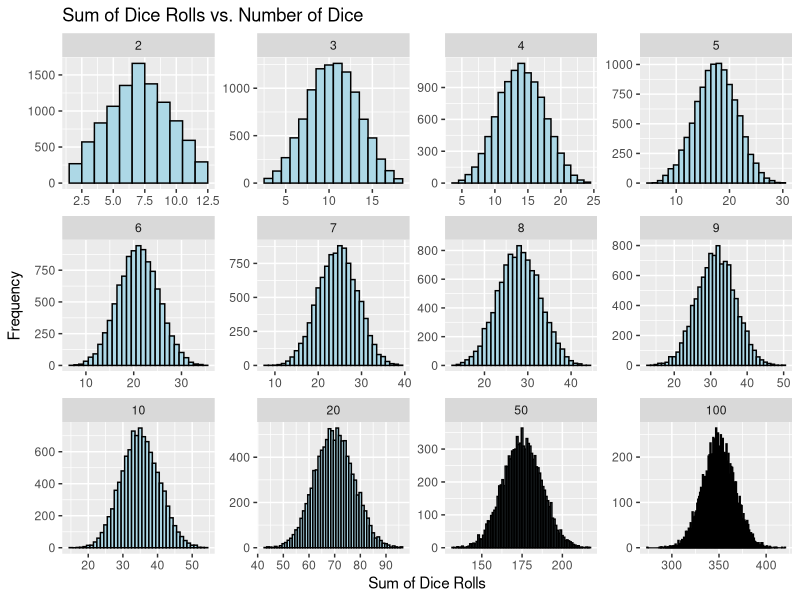

The R script that drew this image:
## ---- chunk 1
# Load the necessary library
library(ggplot2)

# Number of dice rolls and number of dice
n_rolls <- 10000
n_dice <- c(2, 3, 4, 5, 6, 7,8,9, 10, 20, 50, 100)  # You can add more values

# Function to simulate dice rolls and calculate the sum
simulate_dice_rolls <- function(n_rolls, n_dice) {
  results <- replicate(n_rolls, sum(sample(1:6, n_dice, replace = TRUE)))
  return(results)
}

# Simulate dice rolls for various values of n_dice
results_list <- lapply(n_dice, function(n) simulate_dice_rolls(n_rolls, n))

# Create a data frame to store the results
results_df <- data.frame(N_Dice = rep(n_dice, each = n_rolls), Sum = unlist(results_list))

# Create a histogram to visualize the distributions
p <- ggplot(results_df, aes(x = Sum)) +
  geom_histogram(binwidth = 1, fill = "lightblue", color = "black") +
  facet_wrap(~N_Dice, scales = "free") +
  labs(title = "Sum of Dice Rolls vs. Number of Dice",
       x = "Sum of Dice Rolls",
       y = "Frequency")

print(p)

